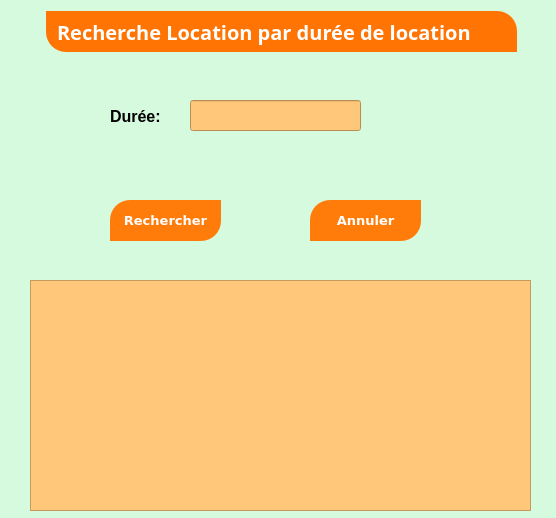
<?xml version="1.0" encoding="UTF-8"?>
<ui version="4.0">
 <class>Form</class>
 <widget class="QWidget" name="Form">
  <property name="geometry">
   <rect>
    <x>0</x>
    <y>0</y>
    <width>556</width>
    <height>518</height>
   </rect>
  </property>
  <property name="windowTitle">
   <string>Form</string>
  </property>
  <property name="styleSheet">
   <string notr="true">background-color: rgb(214, 250, 222);</string>
  </property>
  <widget class="QLabel" name="label">
   <property name="geometry">
    <rect>
     <x>46</x>
     <y>11</y>
     <width>471</width>
     <height>41</height>
    </rect>
   </property>
   <property name="font">
    <font>
     <family>Montserrat</family>
     <pointsize>15</pointsize>
     <weight>75</weight>
     <bold>true</bold>
    </font>
   </property>
   <property name="styleSheet">
    <string notr="true">color:white;
background-color: rgb(255, 116, 3);
text-align:center;
padding:5px;
border-top-right-radius: 20px;
border-bottom-left-radius: 20px;</string>
   </property>
   <property name="text">
    <string>Recherche Location par durée de location</string>
   </property>
  </widget>
  <widget class="QLabel" name="label_2">
   <property name="geometry">
    <rect>
     <x>110</x>
     <y>106</y>
     <width>71</width>
     <height>21</height>
    </rect>
   </property>
   <property name="font">
    <font>
     <pointsize>12</pointsize>
     <weight>75</weight>
     <bold>true</bold>
    </font>
   </property>
   <property name="text">
    <string>Durée:</string>
   </property>
  </widget>
  <widget class="QLineEdit" name="lineEdit">
   <property name="geometry">
    <rect>
     <x>190</x>
     <y>100</y>
     <width>171</width>
     <height>31</height>
    </rect>
   </property>
   <property name="font">
    <font>
     <pointsize>10</pointsize>
    </font>
   </property>
   <property name="styleSheet">
    <string notr="true">background-color: rgb(255, 199, 121);</string>
   </property>
  </widget>
  <widget class="QPushButton" name="pushButton">
   <property name="geometry">
    <rect>
     <x>110</x>
     <y>200</y>
     <width>111</width>
     <height>41</height>
    </rect>
   </property>
   <property name="font">
    <font>
     <family>Verdana</family>
     <pointsize>10</pointsize>
     <weight>75</weight>
     <bold>true</bold>
    </font>
   </property>
   <property name="styleSheet">
    <string notr="true">
color:white;
background-color: rgb(255, 124, 10);

padding:5px;
border-top-left-radius: 20px;
border-bottom-right-radius: 20px;</string>
   </property>
   <property name="text">
    <string>Rechercher</string>
   </property>
  </widget>
  <widget class="QPushButton" name="pushButton_2">
   <property name="geometry">
    <rect>
     <x>310</x>
     <y>200</y>
     <width>111</width>
     <height>41</height>
    </rect>
   </property>
   <property name="font">
    <font>
     <family>Verdana</family>
     <pointsize>10</pointsize>
     <weight>75</weight>
     <bold>true</bold>
    </font>
   </property>
   <property name="styleSheet">
    <string notr="true">
color:white;
background-color: rgb(255, 124, 10);

padding:5px;
border-top-left-radius: 20px;
border-bottom-right-radius: 20px;</string>
   </property>
   <property name="text">
    <string>Annuler</string>
   </property>
  </widget>
  <widget class="QLabel" name="label_4">
   <property name="geometry">
    <rect>
     <x>450</x>
     <y>60</y>
     <width>71</width>
     <height>61</height>
    </rect>
   </property>
   <property name="styleSheet">
    <string notr="true">image: url(:/newPrefix/reche.jpg);</string>
   </property>
   <property name="text">
    <string/>
   </property>
  </widget>
  <widget class="QTextEdit" name="textEdit">
   <property name="geometry">
    <rect>
     <x>30</x>
     <y>280</y>
     <width>501</width>
     <height>231</height>
    </rect>
   </property>
   <property name="styleSheet">
    <string notr="true">background-color: rgb(255, 199, 121);</string>
   </property>
  </widget>
 </widget>
 <resources>
  <include location="jjj.qrc"/>
 </resources>
 <connections/>
</ui>
